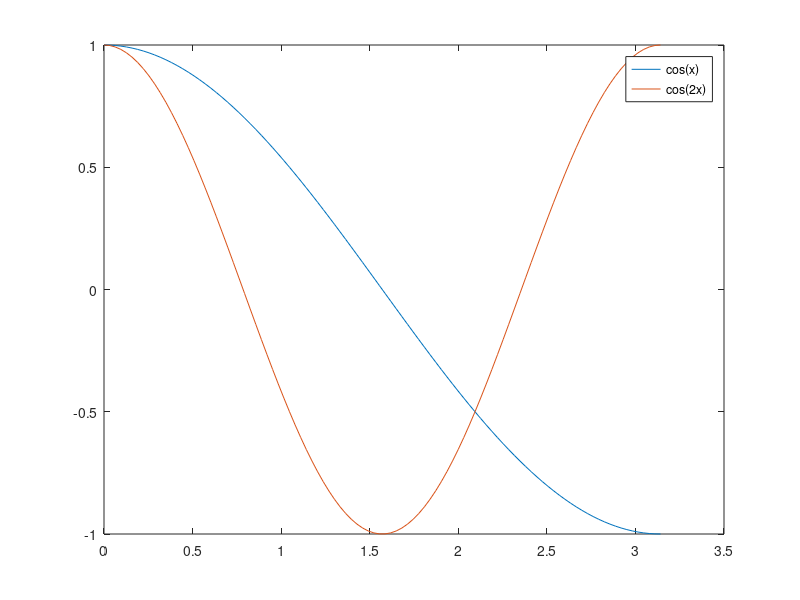

This figure's MATLAB source:
x = linspace(0,pi); % x = 0 :(step:)pi
y1 = cos(x);
plot(x,y1)

hold on 
y2 = cos(2*x);
plot(x,y2)

legend('cos(x)','cos(2x)')